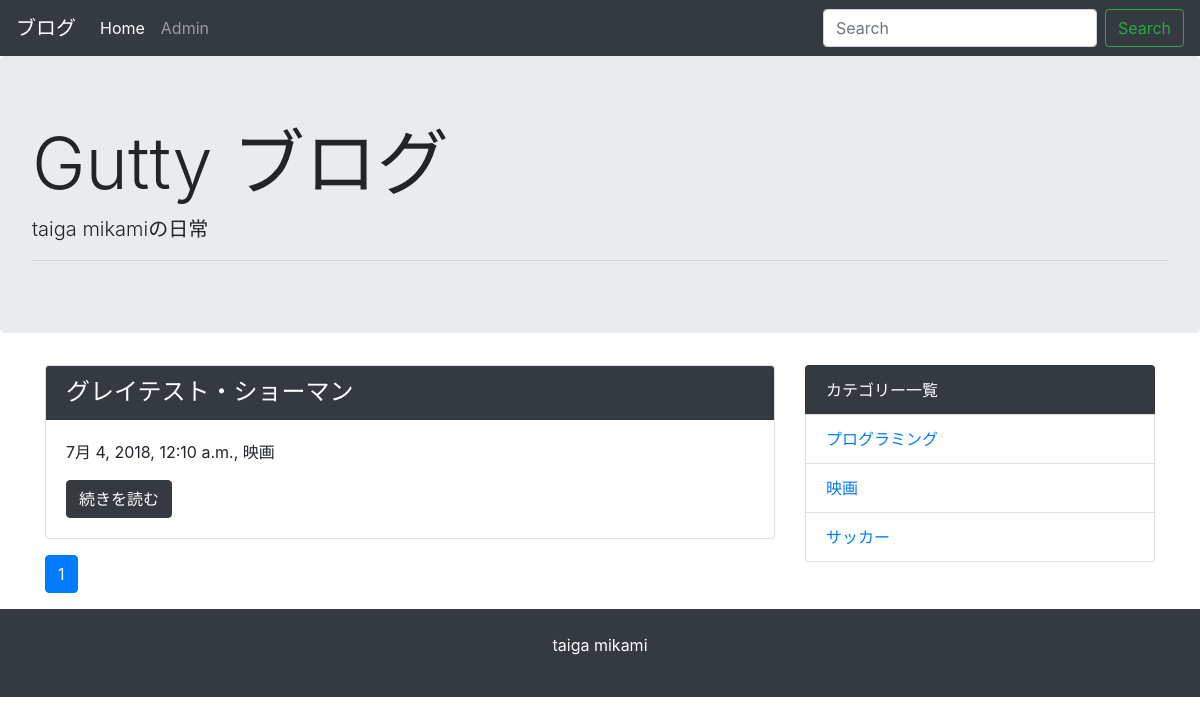
Page /category/2 on the committed database.
### blog/models.py (models this page shows, shortened)
class Post(models.Model):
  title = models.CharField('タイトル', max_length=255)
  text = models.TextField('本文')
  created_at = models.DateTimeField('作成日', default=timezone.now)
  category = models.ForeignKey(Category, verbose_name='カテゴリ', on_delete=models.PROTECT)

class Category(models.Model):
  name = models.CharField('カテゴリ名', max_length=255)
  created_at = models.DateTimeField('作成日', default=timezone.now)
  def __str__(self):
    return self.name

### blog/views.py (the view)
# urls.py: path('category/<int:pk>', views.CategoryView.as_view(), name='category'),
class CategoryView(generic.ListView):
  model = Post
  paginate_by = 10
  def get_queryset(self):
    category_pk = self.kwargs['pk']
    queryset = Post.objects.order_by('-created_at').filter(category__pk=category_pk)
    return queryset

### blog/context_processors.py (called while the page is built)
def common(request):
  context = {
    'category_list': Category.objects.all(),
  }
  return context

### blog/templatetags/mytag.py (called while the page is built)
@register.simple_tag
def url_replace(request, field, value):
  url_dict = request.GET.copy()
  url_dict[field] = value
  return url_dict.urlencode()

### blog/templates/blog/post_list.html
{% extends 'base.html' %}
{% block content %}
	{% for post in post_list %}
	<div class="card mb-3">
		<h4 class="card-header bg-dark text-white">{{ post.title }}</h4>
		<div class="card-body">
			<p>{{ post.created_at }},  {{ post.category }}</p>
			<a href="{% url 'blog:detail' post.pk %}" class="btn btn-dark">続きを読む</a>
		</div>
	</div>
	{% endfor %}
	{% include 'blog/page.html' %}
{% endblock content %}

### templates/base.html (shortened to what this page needs)
{% load static %}
<!DOCTYPE html>
<html lang="ja">
<head>
	<link href="{% static 'vendor/bootstrap/css/bootstrap.css' %}" rel="stylesheet">
</head>
<body>
{% include "navi.html" %}
<div class="jumbotron">
	<h1 class="display-3">Gutty ブログ</h1>
	<p class="lead">taiga mikamiの日常</p>
	<hr class="my-2">
</div>
<div class="container">
	<div class="row">
		<div class="col-md-8">
			{% block content %}
			{% endblock %}
		</div>
		<div class="col-md-4">
			<ul class="list-group">
			<li class="list-group-item bg-dark text-white">カテゴリー一覧</li>
				{% for category in category_list %}
					<li class="list-group-item">
						<a href="{% url 'blog:category' category.pk %}">{{ category }}</a>
					</li>
				{% endfor %}
			</ul>
		</div>
	</div>
</div>
<footer class="bg-dark text-white text-center py-4">
	<p>taiga mikami</p>
</footer>
</body>
</html>

### rows in the picture
Post: title "グレイテスト・ショーマン", created_at "7月 4, 2018, 12:10 a.m.", category "映画"
Category: name "プログラミング"
Category: name "映画"
Category: name "サッカー"

### other values in the picture
{{ link_page }} "1"
